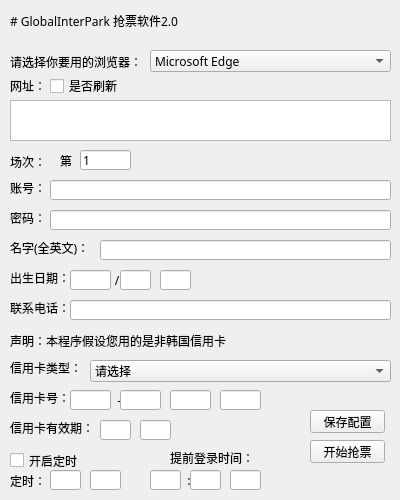
<?xml version="1.0" encoding="UTF-8"?>
<ui version="4.0">
 <class>MainWindow</class>
 <widget class="QMainWindow" name="MainWindow">
  <property name="geometry">
   <rect>
    <x>0</x>
    <y>0</y>
    <width>400</width>
    <height>500</height>
   </rect>
  </property>
  <property name="windowTitle">
   <string>GlobalInterPark 抢票软件</string>
  </property>
  <widget class="QWidget" name="centralwidget">
   <widget class="QLabel" name="label">
    <property name="geometry">
     <rect>
      <x>10</x>
      <y>0</y>
      <width>401</width>
      <height>41</height>
     </rect>
    </property>
    <property name="font">
     <font>
      <family>Cascadia Code</family>
     </font>
    </property>
    <property name="text">
     <string># GlobalInterPark 抢票软件2.0</string>
    </property>
    <property name="textFormat">
     <enum>Qt::MarkdownText</enum>
    </property>
   </widget>
   <widget class="QLabel" name="label_2">
    <property name="geometry">
     <rect>
      <x>10</x>
      <y>80</y>
      <width>54</width>
      <height>12</height>
     </rect>
    </property>
    <property name="font">
     <font>
      <family>Cascadia Code</family>
     </font>
    </property>
    <property name="text">
     <string>网址：</string>
    </property>
   </widget>
   <widget class="QPlainTextEdit" name="url">
    <property name="geometry">
     <rect>
      <x>10</x>
      <y>100</y>
      <width>381</width>
      <height>41</height>
     </rect>
    </property>
    <property name="font">
     <font>
      <family>Cascadia Code</family>
     </font>
    </property>
   </widget>
   <widget class="QPushButton" name="getticket">
    <property name="geometry">
     <rect>
      <x>310</x>
      <y>440</y>
      <width>75</width>
      <height>23</height>
     </rect>
    </property>
    <property name="font">
     <font>
      <family>Cascadia Code</family>
     </font>
    </property>
    <property name="text">
     <string>开始抢票</string>
    </property>
   </widget>
   <widget class="QLabel" name="label_3">
    <property name="geometry">
     <rect>
      <x>10</x>
      <y>180</y>
      <width>41</width>
      <height>16</height>
     </rect>
    </property>
    <property name="font">
     <font>
      <family>Cascadia Code</family>
     </font>
    </property>
    <property name="text">
     <string>账号：</string>
    </property>
   </widget>
   <widget class="QLineEdit" name="account">
    <property name="geometry">
     <rect>
      <x>50</x>
      <y>180</y>
      <width>341</width>
      <height>20</height>
     </rect>
    </property>
    <property name="font">
     <font>
      <family>Cascadia Code</family>
     </font>
    </property>
    <property name="maxLength">
     <number>256</number>
    </property>
   </widget>
   <widget class="QLabel" name="label_4">
    <property name="geometry">
     <rect>
      <x>10</x>
      <y>210</y>
      <width>41</width>
      <height>16</height>
     </rect>
    </property>
    <property name="font">
     <font>
      <family>Cascadia Code</family>
     </font>
    </property>
    <property name="text">
     <string>密码：</string>
    </property>
   </widget>
   <widget class="QLineEdit" name="password">
    <property name="geometry">
     <rect>
      <x>50</x>
      <y>210</y>
      <width>341</width>
      <height>20</height>
     </rect>
    </property>
    <property name="font">
     <font>
      <family>Cascadia Code</family>
     </font>
    </property>
    <property name="inputMask">
     <string/>
    </property>
    <property name="maxLength">
     <number>32767</number>
    </property>
   </widget>
   <widget class="QLabel" name="label_5">
    <property name="geometry">
     <rect>
      <x>10</x>
      <y>390</y>
      <width>61</width>
      <height>16</height>
     </rect>
    </property>
    <property name="font">
     <font>
      <family>Cascadia Code</family>
     </font>
    </property>
    <property name="text">
     <string>信用卡号：</string>
    </property>
   </widget>
   <widget class="QLineEdit" name="card1">
    <property name="geometry">
     <rect>
      <x>70</x>
      <y>390</y>
      <width>41</width>
      <height>20</height>
     </rect>
    </property>
    <property name="font">
     <font>
      <family>Cascadia Code</family>
     </font>
    </property>
    <property name="text">
     <string/>
    </property>
    <property name="maxLength">
     <number>4</number>
    </property>
   </widget>
   <widget class="QPushButton" name="save_config">
    <property name="geometry">
     <rect>
      <x>310</x>
      <y>410</y>
      <width>75</width>
      <height>23</height>
     </rect>
    </property>
    <property name="font">
     <font>
      <family>Cascadia Code</family>
     </font>
    </property>
    <property name="text">
     <string>保存配置</string>
    </property>
   </widget>
   <widget class="QLabel" name="label_6">
    <property name="geometry">
     <rect>
      <x>70</x>
      <y>390</y>
      <width>201</width>
      <height>21</height>
     </rect>
    </property>
    <property name="font">
     <font>
      <family>Cascadia Code</family>
     </font>
    </property>
    <property name="text">
     <string>       -       -        -</string>
    </property>
   </widget>
   <widget class="QLineEdit" name="card2">
    <property name="geometry">
     <rect>
      <x>120</x>
      <y>390</y>
      <width>41</width>
      <height>20</height>
     </rect>
    </property>
    <property name="font">
     <font>
      <family>Cascadia Code</family>
     </font>
    </property>
    <property name="text">
     <string/>
    </property>
    <property name="maxLength">
     <number>4</number>
    </property>
   </widget>
   <widget class="QLineEdit" name="card3">
    <property name="geometry">
     <rect>
      <x>170</x>
      <y>390</y>
      <width>41</width>
      <height>20</height>
     </rect>
    </property>
    <property name="font">
     <font>
      <family>Cascadia Code</family>
     </font>
    </property>
    <property name="text">
     <string/>
    </property>
    <property name="maxLength">
     <number>4</number>
    </property>
   </widget>
   <widget class="QLineEdit" name="card4">
    <property name="geometry">
     <rect>
      <x>220</x>
      <y>390</y>
      <width>41</width>
      <height>20</height>
     </rect>
    </property>
    <property name="font">
     <font>
      <family>Cascadia Code</family>
     </font>
    </property>
    <property name="inputMask">
     <string/>
    </property>
    <property name="text">
     <string/>
    </property>
    <property name="maxLength">
     <number>32767</number>
    </property>
    <property name="dragEnabled">
     <bool>false</bool>
    </property>
    <property name="placeholderText">
     <string/>
    </property>
    <property name="clearButtonEnabled">
     <bool>false</bool>
    </property>
   </widget>
   <widget class="QLabel" name="label_7">
    <property name="geometry">
     <rect>
      <x>10</x>
      <y>270</y>
      <width>61</width>
      <height>16</height>
     </rect>
    </property>
    <property name="font">
     <font>
      <family>Cascadia Code</family>
     </font>
    </property>
    <property name="text">
     <string>出生日期：</string>
    </property>
   </widget>
   <widget class="QLineEdit" name="biryear">
    <property name="geometry">
     <rect>
      <x>70</x>
      <y>270</y>
      <width>41</width>
      <height>20</height>
     </rect>
    </property>
    <property name="font">
     <font>
      <family>Cascadia Code</family>
     </font>
    </property>
    <property name="text">
     <string/>
    </property>
    <property name="maxLength">
     <number>4</number>
    </property>
   </widget>
   <widget class="QLineEdit" name="birmouth">
    <property name="geometry">
     <rect>
      <x>120</x>
      <y>270</y>
      <width>31</width>
      <height>20</height>
     </rect>
    </property>
    <property name="font">
     <font>
      <family>Cascadia Code</family>
     </font>
    </property>
    <property name="text">
     <string/>
    </property>
    <property name="maxLength">
     <number>2</number>
    </property>
   </widget>
   <widget class="QLineEdit" name="birday">
    <property name="geometry">
     <rect>
      <x>160</x>
      <y>270</y>
      <width>31</width>
      <height>20</height>
     </rect>
    </property>
    <property name="font">
     <font>
      <family>Cascadia Code</family>
     </font>
    </property>
    <property name="text">
     <string/>
    </property>
    <property name="maxLength">
     <number>2</number>
    </property>
   </widget>
   <widget class="QLabel" name="label_8">
    <property name="geometry">
     <rect>
      <x>70</x>
      <y>270</y>
      <width>141</width>
      <height>21</height>
     </rect>
    </property>
    <property name="font">
     <font>
      <family>Cascadia Code</family>
     </font>
    </property>
    <property name="text">
     <string>       /      /</string>
    </property>
   </widget>
   <widget class="QLineEdit" name="yourname">
    <property name="geometry">
     <rect>
      <x>100</x>
      <y>240</y>
      <width>291</width>
      <height>20</height>
     </rect>
    </property>
    <property name="font">
     <font>
      <family>Cascadia Code</family>
     </font>
    </property>
    <property name="maxLength">
     <number>32</number>
    </property>
   </widget>
   <widget class="QLabel" name="label_9">
    <property name="geometry">
     <rect>
      <x>10</x>
      <y>240</y>
      <width>91</width>
      <height>16</height>
     </rect>
    </property>
    <property name="font">
     <font>
      <family>Cascadia Code</family>
     </font>
    </property>
    <property name="text">
     <string>名字(全英文)：</string>
    </property>
   </widget>
   <widget class="QLabel" name="label_10">
    <property name="geometry">
     <rect>
      <x>10</x>
      <y>300</y>
      <width>61</width>
      <height>16</height>
     </rect>
    </property>
    <property name="font">
     <font>
      <family>Cascadia Code</family>
     </font>
    </property>
    <property name="text">
     <string>联系电话：</string>
    </property>
   </widget>
   <widget class="QLineEdit" name="telephone">
    <property name="geometry">
     <rect>
      <x>70</x>
      <y>300</y>
      <width>321</width>
      <height>20</height>
     </rect>
    </property>
    <property name="font">
     <font>
      <family>Cascadia Code</family>
     </font>
    </property>
    <property name="maxLength">
     <number>64</number>
    </property>
   </widget>
   <widget class="QLabel" name="label_11">
    <property name="geometry">
     <rect>
      <x>10</x>
      <y>420</y>
      <width>91</width>
      <height>16</height>
     </rect>
    </property>
    <property name="font">
     <font>
      <family>Cascadia Code</family>
     </font>
    </property>
    <property name="text">
     <string>信用卡有效期：</string>
    </property>
   </widget>
   <widget class="QLineEdit" name="card_mouth">
    <property name="geometry">
     <rect>
      <x>100</x>
      <y>420</y>
      <width>31</width>
      <height>20</height>
     </rect>
    </property>
    <property name="font">
     <font>
      <family>Cascadia Code</family>
     </font>
    </property>
    <property name="text">
     <string/>
    </property>
    <property name="maxLength">
     <number>2</number>
    </property>
    <property name="frame">
     <bool>true</bool>
    </property>
   </widget>
   <widget class="QLabel" name="label_12">
    <property name="geometry">
     <rect>
      <x>100</x>
      <y>420</y>
      <width>71</width>
      <height>21</height>
     </rect>
    </property>
    <property name="font">
     <font>
      <family>Cascadia Code</family>
     </font>
    </property>
    <property name="text">
     <string>     -</string>
    </property>
   </widget>
   <widget class="QLineEdit" name="card_year">
    <property name="geometry">
     <rect>
      <x>140</x>
      <y>420</y>
      <width>31</width>
      <height>20</height>
     </rect>
    </property>
    <property name="font">
     <font>
      <family>Cascadia Code</family>
     </font>
    </property>
    <property name="text">
     <string/>
    </property>
    <property name="maxLength">
     <number>2</number>
    </property>
   </widget>
   <widget class="QComboBox" name="xyk_type">
    <property name="geometry">
     <rect>
      <x>90</x>
      <y>360</y>
      <width>301</width>
      <height>22</height>
     </rect>
    </property>
    <property name="font">
     <font>
      <family>Cascadia Code</family>
     </font>
    </property>
    <item>
     <property name="text">
      <string>请选择</string>
     </property>
    </item>
    <item>
     <property name="text">
      <string>Visa</string>
     </property>
    </item>
    <item>
     <property name="text">
      <string>Master</string>
     </property>
    </item>
    <item>
     <property name="text">
      <string>JCB</string>
     </property>
    </item>
    <item>
     <property name="text">
      <string>银联</string>
     </property>
    </item>
   </widget>
   <widget class="QLabel" name="label_13">
    <property name="geometry">
     <rect>
      <x>10</x>
      <y>330</y>
      <width>371</width>
      <height>21</height>
     </rect>
    </property>
    <property name="font">
     <font>
      <family>Cascadia Code</family>
     </font>
    </property>
    <property name="text">
     <string>声明：本程序假设您用的是非韩国信用卡</string>
    </property>
   </widget>
   <widget class="QLabel" name="label_14">
    <property name="geometry">
     <rect>
      <x>10</x>
      <y>360</y>
      <width>71</width>
      <height>16</height>
     </rect>
    </property>
    <property name="font">
     <font>
      <family>Cascadia Code</family>
     </font>
    </property>
    <property name="text">
     <string>信用卡类型：</string>
    </property>
   </widget>
   <widget class="QLabel" name="label_15">
    <property name="geometry">
     <rect>
      <x>10</x>
      <y>470</y>
      <width>41</width>
      <height>21</height>
     </rect>
    </property>
    <property name="font">
     <font>
      <family>Cascadia Code</family>
     </font>
    </property>
    <property name="text">
     <string>定时：</string>
    </property>
   </widget>
   <widget class="QLabel" name="label_16">
    <property name="geometry">
     <rect>
      <x>50</x>
      <y>470</y>
      <width>81</width>
      <height>21</height>
     </rect>
    </property>
    <property name="font">
     <font>
      <family>Cascadia Code</family>
     </font>
    </property>
    <property name="text">
     <string>     :</string>
    </property>
   </widget>
   <widget class="QLineEdit" name="timeup_hour">
    <property name="geometry">
     <rect>
      <x>50</x>
      <y>470</y>
      <width>31</width>
      <height>20</height>
     </rect>
    </property>
    <property name="font">
     <font>
      <family>Cascadia Code</family>
     </font>
    </property>
    <property name="text">
     <string/>
    </property>
    <property name="maxLength">
     <number>2</number>
    </property>
   </widget>
   <widget class="QLineEdit" name="timeup_min">
    <property name="geometry">
     <rect>
      <x>90</x>
      <y>470</y>
      <width>31</width>
      <height>20</height>
     </rect>
    </property>
    <property name="font">
     <font>
      <family>Cascadia Code</family>
     </font>
    </property>
    <property name="text">
     <string/>
    </property>
    <property name="maxLength">
     <number>2</number>
    </property>
   </widget>
   <widget class="QCheckBox" name="is_open_timeup">
    <property name="geometry">
     <rect>
      <x>10</x>
      <y>450</y>
      <width>71</width>
      <height>21</height>
     </rect>
    </property>
    <property name="font">
     <font>
      <family>Cascadia Code</family>
     </font>
    </property>
    <property name="text">
     <string>开启定时</string>
    </property>
   </widget>
   <widget class="QLabel" name="label_17">
    <property name="geometry">
     <rect>
      <x>170</x>
      <y>450</y>
      <width>91</width>
      <height>16</height>
     </rect>
    </property>
    <property name="font">
     <font>
      <family>Cascadia Code</family>
     </font>
    </property>
    <property name="text">
     <string>提前登录时间：</string>
    </property>
   </widget>
   <widget class="QLabel" name="label_19">
    <property name="geometry">
     <rect>
      <x>10</x>
      <y>52</y>
      <width>141</width>
      <height>20</height>
     </rect>
    </property>
    <property name="font">
     <font>
      <family>Cascadia Code</family>
     </font>
    </property>
    <property name="text">
     <string>请选择你要用的浏览器：</string>
    </property>
   </widget>
   <widget class="QComboBox" name="webdriver_select">
    <property name="geometry">
     <rect>
      <x>150</x>
      <y>50</y>
      <width>241</width>
      <height>22</height>
     </rect>
    </property>
    <property name="font">
     <font>
      <family>Cascadia Code</family>
     </font>
    </property>
    <item>
     <property name="text">
      <string>Microsoft Edge</string>
     </property>
    </item>
    <item>
     <property name="text">
      <string>Google Chrome</string>
     </property>
    </item>
    <item>
     <property name="text">
      <string>Firefox</string>
     </property>
    </item>
    <item>
     <property name="text">
      <string>Safari(不推荐使用)</string>
     </property>
    </item>
    <item>
     <property name="text">
      <string>IE(不推荐使用)</string>
     </property>
    </item>
   </widget>
   <widget class="QLabel" name="label_20">
    <property name="geometry">
     <rect>
      <x>10</x>
      <y>152</y>
      <width>54</width>
      <height>20</height>
     </rect>
    </property>
    <property name="font">
     <font>
      <family>Cascadia Code</family>
     </font>
    </property>
    <property name="text">
     <string>场次：</string>
    </property>
   </widget>
   <widget class="QLabel" name="label_21">
    <property name="geometry">
     <rect>
      <x>60</x>
      <y>150</y>
      <width>91</width>
      <height>21</height>
     </rect>
    </property>
    <property name="font">
     <font>
      <family>Cascadia Code</family>
     </font>
    </property>
    <property name="text">
     <string>第          天</string>
    </property>
   </widget>
   <widget class="QLineEdit" name="days">
    <property name="geometry">
     <rect>
      <x>80</x>
      <y>150</y>
      <width>51</width>
      <height>20</height>
     </rect>
    </property>
    <property name="font">
     <font>
      <family>Cascadia Code</family>
     </font>
    </property>
    <property name="text">
     <string>1</string>
    </property>
   </widget>
   <widget class="QLineEdit" name="start_hour">
    <property name="geometry">
     <rect>
      <x>150</x>
      <y>470</y>
      <width>31</width>
      <height>20</height>
     </rect>
    </property>
    <property name="font">
     <font>
      <family>Cascadia Code</family>
     </font>
    </property>
    <property name="text">
     <string/>
    </property>
    <property name="maxLength">
     <number>2</number>
    </property>
   </widget>
   <widget class="QLineEdit" name="start_min">
    <property name="geometry">
     <rect>
      <x>190</x>
      <y>470</y>
      <width>31</width>
      <height>20</height>
     </rect>
    </property>
    <property name="font">
     <font>
      <family>Cascadia Code</family>
     </font>
    </property>
    <property name="text">
     <string/>
    </property>
    <property name="maxLength">
     <number>2</number>
    </property>
   </widget>
   <widget class="QLineEdit" name="start_sec">
    <property name="geometry">
     <rect>
      <x>230</x>
      <y>470</y>
      <width>31</width>
      <height>20</height>
     </rect>
    </property>
    <property name="font">
     <font>
      <family>Cascadia Code</family>
     </font>
    </property>
    <property name="text">
     <string/>
    </property>
    <property name="maxLength">
     <number>2</number>
    </property>
   </widget>
   <widget class="QLabel" name="label_18">
    <property name="geometry">
     <rect>
      <x>150</x>
      <y>470</y>
      <width>121</width>
      <height>21</height>
     </rect>
    </property>
    <property name="font">
     <font>
      <family>Cascadia Code</family>
     </font>
    </property>
    <property name="text">
     <string>     :      :</string>
    </property>
   </widget>
   <widget class="QCheckBox" name="is_reload">
    <property name="geometry">
     <rect>
      <x>50</x>
      <y>76</y>
      <width>71</width>
      <height>20</height>
     </rect>
    </property>
    <property name="text">
     <string>是否刷新</string>
    </property>
   </widget>
   <zorder>label_18</zorder>
   <zorder>label_12</zorder>
   <zorder>label_8</zorder>
   <zorder>label</zorder>
   <zorder>label_2</zorder>
   <zorder>url</zorder>
   <zorder>getticket</zorder>
   <zorder>label_3</zorder>
   <zorder>account</zorder>
   <zorder>label_4</zorder>
   <zorder>password</zorder>
   <zorder>label_5</zorder>
   <zorder>save_config</zorder>
   <zorder>label_6</zorder>
   <zorder>card1</zorder>
   <zorder>card2</zorder>
   <zorder>card3</zorder>
   <zorder>card4</zorder>
   <zorder>label_7</zorder>
   <zorder>biryear</zorder>
   <zorder>birmouth</zorder>
   <zorder>birday</zorder>
   <zorder>yourname</zorder>
   <zorder>label_9</zorder>
   <zorder>label_10</zorder>
   <zorder>telephone</zorder>
   <zorder>label_11</zorder>
   <zorder>card_mouth</zorder>
   <zorder>card_year</zorder>
   <zorder>xyk_type</zorder>
   <zorder>label_13</zorder>
   <zorder>label_14</zorder>
   <zorder>label_15</zorder>
   <zorder>label_16</zorder>
   <zorder>timeup_hour</zorder>
   <zorder>timeup_min</zorder>
   <zorder>is_open_timeup</zorder>
   <zorder>label_17</zorder>
   <zorder>label_19</zorder>
   <zorder>webdriver_select</zorder>
   <zorder>label_20</zorder>
   <zorder>label_21</zorder>
   <zorder>days</zorder>
   <zorder>start_hour</zorder>
   <zorder>start_min</zorder>
   <zorder>start_sec</zorder>
   <zorder>is_reload</zorder>
  </widget>
 </widget>
 <tabstops>
  <tabstop>webdriver_select</tabstop>
  <tabstop>is_reload</tabstop>
  <tabstop>url</tabstop>
  <tabstop>days</tabstop>
  <tabstop>account</tabstop>
  <tabstop>password</tabstop>
  <tabstop>yourname</tabstop>
  <tabstop>biryear</tabstop>
  <tabstop>birmouth</tabstop>
  <tabstop>birday</tabstop>
  <tabstop>telephone</tabstop>
  <tabstop>xyk_type</tabstop>
  <tabstop>card1</tabstop>
  <tabstop>card2</tabstop>
  <tabstop>card3</tabstop>
  <tabstop>card4</tabstop>
  <tabstop>card_mouth</tabstop>
  <tabstop>card_year</tabstop>
  <tabstop>is_open_timeup</tabstop>
  <tabstop>timeup_hour</tabstop>
  <tabstop>timeup_min</tabstop>
  <tabstop>start_hour</tabstop>
  <tabstop>start_min</tabstop>
  <tabstop>start_sec</tabstop>
  <tabstop>save_config</tabstop>
  <tabstop>getticket</tabstop>
 </tabstops>
 <resources/>
 <connections/>
</ui>
